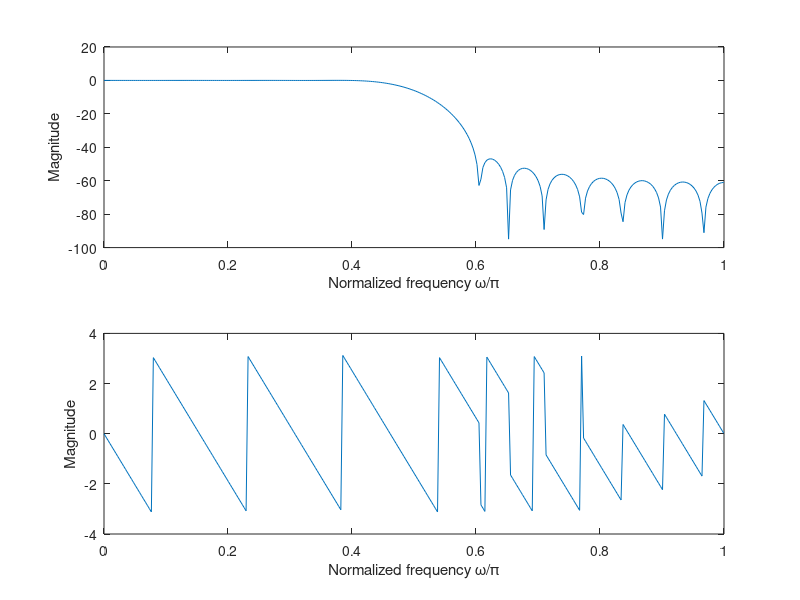

MATLAB code to generate this figure:
%% To design a 25-tap lowpass filter with cutoff frequency .5pi radians
% using rectangular and Hamming windows and plot their frequency response
wc = .5*pi;      % Cutoff frequency
N = 25; alpha = (N-1)/2; eps = .001;
n = 0:1:N-1;
hd = sin(wc*(n-alpha+eps))./(pi*(n-alpha+eps));
wr = rectwin(N); % Rectangular window sequence
hn = hd.*wr';    % Filter coefficients
w = 0:.01:pi;
h = freqz(hn,1,w);
plot(w/pi,abs(h));
hold on
wh = hamming(N); % Hamming window sequence
hn = hd.*wh';    % Filter coefficients
w = 0:.01:pi;
h = freqz(hn,1,w);
plot(w/pi,abs(h),'-.'); grid;
xlabel('Normalized frequency \omega/\pi');
ylabel('Magnitude'); hold off

%% To design a 25-tap highpass filter with cutoff frequency .5pi radians
% using rectangular and Blackman windows and plot their frequency response
wc = .5*pi;      % Cutoff frequency
N = 25; alpha = (N-1)/2; eps = .001;
n = 0:1:N-1;
hd = (sin(pi*(n-alpha+eps)) - sin(wc*(n-alpha+eps))) ./ (pi*(n-alpha+eps));
wr = rectwin(N); % Rectangular window sequence
hn = hd.*wr';    % Filter coefficients
w = 0:.01:pi;
h = freqz(hn,1,w);
plot(w/pi,abs(h)); hold on
wh = blackman(N); % Blackman window sequence
hn = hd.*wh';     % Filter coefficients
w = 0:.01:pi;
h = freqz(hn,1,w);
plot(w/pi,abs(h),'-.'); grid;
xlabel('Normalized frequency \omega/\pi');
ylabel('Magnitude'); hold off

%% To design a 25-tap bandpass filter with cutoff frequency .25pi and .75pi radians
% using rectangular and Hamming windows and plot their frequency response
wc1 = .25*pi; wc2 = .75*pi;      % Cutoff frequency
N = 25; a = (N-1)/2;
eps = .001; % To avoid indeterminate form
n = 0:1:N-1;
hd = (sin(wc2*(n-a+eps)) - sin(wc1*(n-a+eps))) ./ (pi*(n-a+eps));
wr = rectwin(N); % Rectangular window sequence
hn = hd.*wr';    % Filter coefficients
w = 0:.01:pi;
h = freqz(hn,1,w);
plot(w/pi,abs(h)); hold on
wh = hamming(N); % Hamming window sequence
hn = hd.*wh';    % Filter coefficients
w = 0:.01:pi;
h = freqz(hn,1,w);
plot(w/pi,abs(h),'-.'); grid;
xlabel('Normalized frequency \omega/\pi');
ylabel('Magnitude'); hold off

%% To design a 25-tap bandstop filter with cutoff frequency .25pi and .75pi radians
% using rectangular and Hamming windows and plot their frequency response
wc1 = .25*pi; wc2 = .75*pi;      % Cutoff frequency
N = 25; a = (N-1)/2;
eps = .001; % To avoid indeterminate form
n = 0:1:N-1;
hd = (sin(wc1*(n-a+eps)) - sin(wc2*(n-a+eps)) + sin(pi*(n-a+eps))) ./ (pi*(n-a+eps));
wr = rectwin(N); % Rectangular window sequence
hn = hd.*wr';    % Filter coefficients
w = 0:.01:pi;
h = freqz(hn,1,w);
plot(w/pi,abs(h)); hold on
wh = hamming(N); % Hamming window sequence
hn = hd.*wh';    % Filter coefficients
w = 0:.01:pi;
h = freqz(hn,1,w);
plot(w/pi,abs(h),'-.'); grid;
xlabel('Normalized frequency \omega/\pi');
ylabel('Magnitude'); hold off

%% To design a 25-tap Hilbert transformer using Bartlett
%  and Hamming windows and plot their frequency response
N = 25; a = (N-1)/2; eps = .001;
n = 0:1:N-1;
hd = (1 - cos(pi*(n-a+eps))) ./ (pi*(n-a+eps)); hd(a+1) = 0;
wt = bartlett(N); % Bartlett window
hn = hd.*wt';     % Filter coefficients
w = 0:.01:pi;
h = freqz(hn,1,w);
plot(w/pi,abs(h)); hold on
wh = hamming(N); % Hamming window sequence
hn = hd.*wh';    % Filter coefficients
w = 0:.01:pi;
h = freqz(hn,1,w);
plot(w/pi,abs(h),'-.'); grid;
xlabel('Normalized frequency \omega/\pi');
ylabel('Magnitude'); hold off

%% To design a 25-tap differentiator using rectangular, Bartlett
%  and Hanning windows and plot their frequency response
N = 25; a = (N-1)/2; eps = .001;
n = 0:1:N-1;
hd = cos(pi*(n-a)) ./ (pi*(n-a)); hd(a+1) = 0;
wr = rectwin(N);  % rectangular window
hn = hd.*wr';     % Filter coefficients
w = 0:.01:pi;
h = freqz(hn,1,w);
plot(w/pi,abs(h),'-.'); hold on
wt = bartlett(N); % Bartlett window
hn = hd.*wt';     % Filter coefficients
w = 0:.01:pi;
h = freqz(hn,1,w);
plot(w/pi,abs(h),'--'); hold on
wh = hann(N); % Hanning window sequence
hn = hd.*wh'; % Filter coefficients
w = 0:.01:pi;
h = freqz(hn,1,w);
plot(w/pi,abs(h),'-');  grid;
xlabel('Normalized frequency \omega/\pi');
ylabel('Magnitude');    hold off

%% To design an FIR lowpass filter using Hamming and Blackman windows
wc = 0.5*pi; % Cutoff frequency
N = 25;
b = fir1(N,wc/pi,hamming(N+1));
w = 0:.01:pi;
h = freqz(b,1,w);
plot(w/pi,abs(h)); hold on
b = fir1(N,wc/pi,blackman(N+1));
w = 0:.01:pi;
h = freqz(b,1,w);
plot(w/pi,abs(h),'-.'); grid;
xlabel('Normalized frequency \omega/\pi');
ylabel('Magnitude'); hold off

%% To plot the frequency response of lowpass filter using Kaiser window
%  for different values of beta
wc = 0.5*pi; % Cutoff frequency
N = 25;
b = fir1(N,wc/pi,kaiser(N+1,.5));   %Beta = .5
w = 0:.01:pi;
h = freqz(b,1,w);
plot(w/pi,20*log10(abs(h)));      hold on
b = fir1(N,wc/pi,kaiser(N+1,3.5));  %Beta = 3.5
w = 0:.01:pi;
h = freqz(b,1,w);
plot(w/pi,20*log10(abs(h)),'-.'); hold on
b = fir1(N,wc/pi,kaiser(N+1,8.5));  %Beta = 8.5
w = 0:.01:pi;
h = freqz(b,1,w);
plot(w/pi,20*log10(abs(h)),'--'); grid;
xlabel('Normalized frequency \omega/\pi');
ylabel('Magnitude');              hold off

%% To design a FIR lowpass filter with cutoff frequency .5pi using frequency sampling method
N = 33; % Number of samples
alpha = (N-1)/2;
Hrk = [ones(1,9), zeros(1,16), ones(1,8)]; % Samples of magnitude response
k1 = 0:(N-1)/2; k2 = (N+1)/2:N-1;
theta_k = [(-alpha*(2*pi)/N)*k1,(alpha*(2*pi)/N)*(N-k2)];
Hk = Hrk.*(exp(1i*theta_k));
hn = real(ifft(Hk,N));
w = 0:.01:pi;
H = freqz(hn,1,w);
plot(w/pi,20*log10(abs(H))); hold on
% FIR filter design using frequency sampling method with a transition sample
% at Hk(9) = 0.5 and Hk(24) = 0.5
Hrk = [ones(1,9), 0.5, zeros(1,14), 0.5, ones(1,8)]; % Samples of magnitude response
k1 = 0:(N-1)/2; k2 = (N+1)/2:N-1;
theta_k = [(-alpha*(2*pi)/N)*k1, (alpha*(2*pi)/N)*(N-k2)];
Hk = Hrk.*(exp(1i*theta_k));
hn = real(ifft(Hk,N));
w = 0:.01:pi;
H = freqz(hn,1,w);
plot(w/pi,20*log10(abs(H)),'-.'); grid;
xlabel('Normalized frequency \omega/\pi');
ylabel('Magnitude');         hold off

%% To design an FIR lowpass filter for the given specifications using Kaiser window
alphap = 0.1; % Passband attenuation in dB
alphas = 44;  % Stopband attenuation in dB
ws = 30;      % Stopband frequency in rad/sec
wp = 20;      % Passband frequency in rad/sec
wsf = 100;    % Sampling frequency in rad/sec
B = ws - wp;  % Transition width
wc = 0.5*(ws+wp);  % Cutoff frequency in rad/sec
wcr = wc*2*pi/wsf; % Cutoff drequenct=y in rad
D = (alphas - 7.95) / 14.36;
N = ceil((wsf*D/B)+1); % Order of the filter
alpha = (N-1) / 2
gamma = (.5842*(alphas-21).^(0.4)+0.07886*(alphas-21));
n = 0:1:N-1;
hd = sin(wcr*(n-alpha)) ./ (pi*(n-alpha)); hd(alpha+1) = 0.5;
wk = (kaiser(N,gamma))';
hn = hd.*wk;
w = 0:.01:pi;
h = freqz(hn,1,w);
subplot(2,1,1), plot(w/pi,20*log10(abs(h)))
xlabel('Normalized frequency \omega/\pi'); ylabel('Magnitude');
subplot(2,1,2), plot(w/pi,angle(h))
xlabel('Normalized frequency \omega/\pi'); ylabel('Magnitude');
